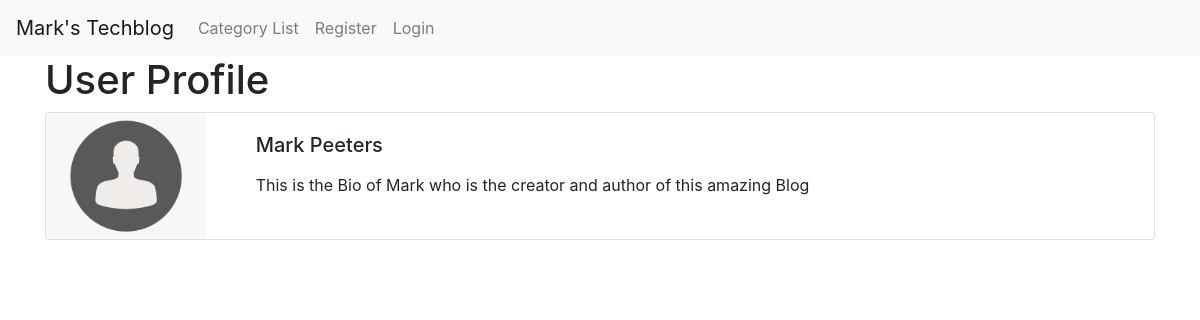
/subscribers/1/profile/, run on an earlier commit of the app's database.
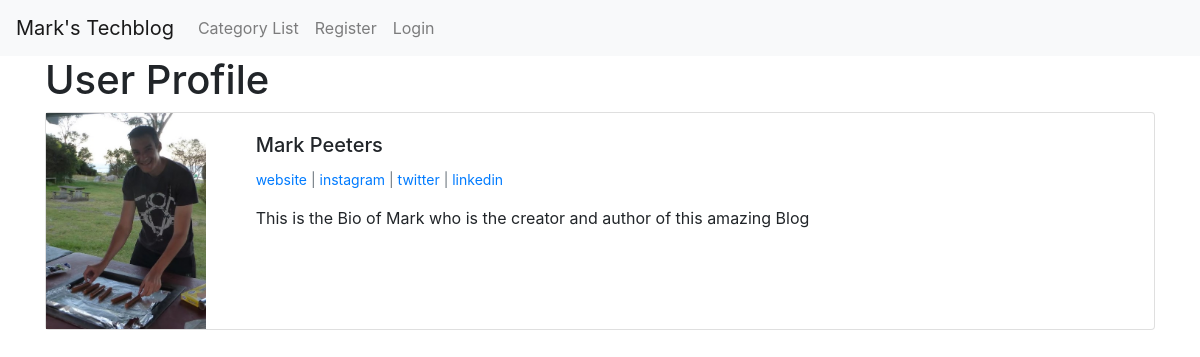
And on a later commit of the database.
### blog/models.py (models this page shows, shortened)
class UserProfile(models.Model):
    user = models.OneToOneField(User, null=True, on_delete=models.CASCADE)
    bio = models.TextField()
    avatar = models.ImageField(null=True, blank=True, upload_to="images/avatar/")
    website_url = models.CharField(max_length=200, null=True, blank=True)
    instagram_url = models.CharField(max_length=200, null=True, blank=True)
    twitter_url = models.CharField(max_length=200, null=True, blank=True)
    linkedin_url = models.CharField(max_length=200, null=True, blank=True)

### subscribers/views.py (the view)
# urls.py: path('<int:pk>/profile/', ProfilePageView.as_view(), name='show_profile_page'),
class ProfilePageView(DetailView):
    model = UserProfile
    template_name = 'registration/user_profile.html'
    def get_context_data(self, *args, **kwargs):
        users = UserProfile.objects.all()
        context = super(ProfilePageView, self).get_context_data(*args, **kwargs)
        page_user = get_object_or_404(UserProfile, id=self.kwargs['pk'])
        context["page_user"] = page_user
        return context

### subscribers/templates/registration/user_profile.html
{% extends 'base.html' %}
{% load static %}
{% block content %}
<h1>User Profile</h1>
<div class="card mb-3">
    <div class="row g-0">
      <div class="col-md-2">
        {% if page_user.avatar %}
        <img src="{{ page_user.avatar.url }}" class="img-fluid rounded-start" alt="...">
        {%else %}
        <img src="{% static 'marktechblog/images/default_profile_pic.png' %}" class="img-fluid rounded-start" alt="...">
        {% endif %}
      </div>
      <div class="col-md-10">
        <div class="card-body">
          <h5 class="card-title">
              {{ page_user.user.first_name }}
              {{ page_user.user.last_name }}</h5>
          <p class="small text-muted">
            {% if page_user.website_url %}
            <a href="{{ page_user.website_url }}">website</a> |
            {% endif %}
            {% if page_user.instagram_url %}
            <a href="{{ page_user.instagram_url }}">instagram</a> |
            {% endif %}
            {% if page_user.twitter_url %}
            <a href="{{ page_user.twitter_url }}">twitter</a> |
            {% endif %}
            {% if page_user.linkedin_url %}
            <a href="{{ page_user.linkedin_url }}">linkedin</a>
            {% endif %}
          </p>
          <p class="card-text">{{ page_user.bio }}</p>
        </div>
      </div>
    </div>
    </div>
{% endblock %}

What changed in the data, as far as the page shows it:
changed UserProfile "This is the Bio of Mark who is the creator and author of this amazing Blog": avatar: picture added; website_url empty → "www.mark-peeters.nl" (drawn); instagram_url empty → "www.instagram.com" (drawn); twitter_url empty → "www.twitter.com" (drawn); linkedin_url empty → "www.linkedin.com" (drawn)
Also different on the page:
text now shown: "website | instagram | twitter | linkedin"
